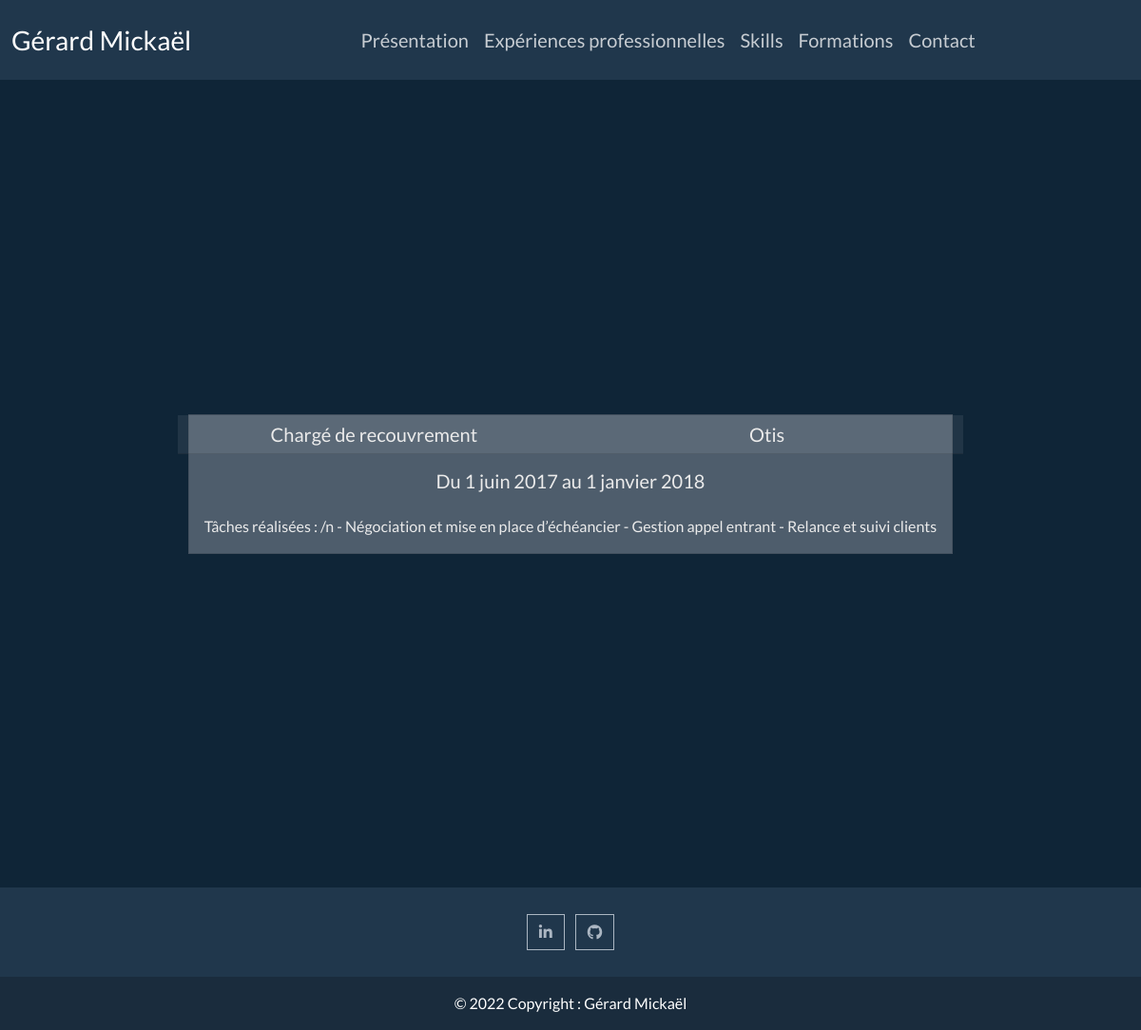
Screenshot of /otis/ with the database file from the repository.
### experience/models.py (models this page shows, shortened)
class ExperiencePro(models.Model):
    metier = models.CharField(max_length=150)
    societe = models.CharField(max_length=150)
    contenu = models.TextField()
    slug = models.SlugField(max_length=100)
    date_start = models.DateField()
    date_end = models.DateField()
    image = models.ImageField(default='default.jpg')

### experience/views.py (the view)
# urls.py: path('<slug:slug>/', views.experience_pro, name='experience')
def experience_pro(request, slug):
    experience = get_object_or_404(ExperiencePro, slug=slug)
    return render(request, 'experience/detail.html', context={"experience": experience})

### experience/templates/experience/detail.html
{% extends 'navbar_footer.html' %}
{% block contenu %}
<div class="container d-flex align-items-center justify-content-center" style="height: 850px">
    <div class="card">
        <div class="row">
          <h5 class="card-header col-6 text-center">{{ experience.metier }}</h5>
            <h5 class="card-header col-6 text-center">{{ experience.societe }}</h5>
        </div>
        <div class="card-body">
            <h5 class="card-title text-center mb-4">Du {{experience.date_start}} au {{experience.date_end}}</h5>
            <p class="card-text">{{experience.contenu}}</p>
        </div>
    </div>
</div>
{% endblock %}

### rows the page displays
ExperiencePro: metier "Chargé de recouvrement", societe "Otis", date_start "1 juin 2017", date_end "1 janvier 2018", contenu "Tâches réalisées : /n - Négociation et mise en place d’échéancier - Gestion appel entrant - Relance et suivi clients"
